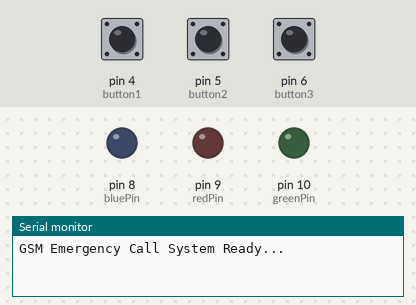
The sketch below on a simulated Arduino Uno, built with avr-gcc and run on an emulated ATmega328P. On the bench: output pins drawn as LEDs (lit = HIGH), the last lines printed to the serial monitor. The test bench sets the inputs (shaded band); at power-on: pin 4 (button1) HIGH, pin 6 (button3) HIGH, pin 5 (button2) HIGH. The modem accepts every AT command (registered, SIM ready, sends succeed) and sends nothing else.

Above: at 3.2 s.
3.3 s: pin 4 (button1) pulled LOW for 0.15 s
At 3.7 s:
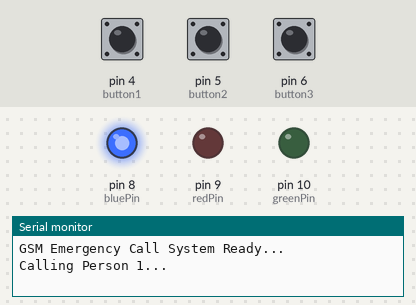
4.9 s: pin 6 (button3) pulled LOW for 1 s
At 6.6 s:
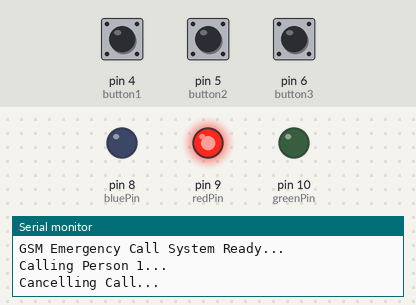
7.4 s: pin 5 (button2) pulled LOW for 0.15 s
At 8.0 s:
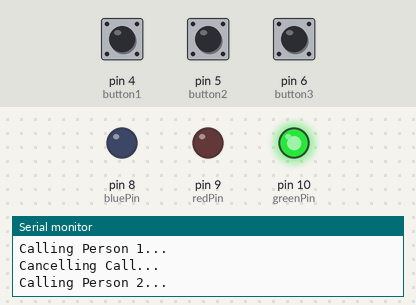
9.0 s: pin 4 (button1) pulled LOW for 1 s
At 10.3 s:
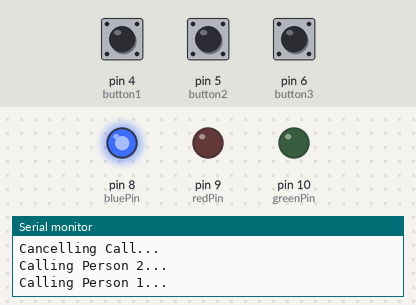
11.5 s: pin 5 (button2) pulled LOW for 1 s
At 12.4 s:
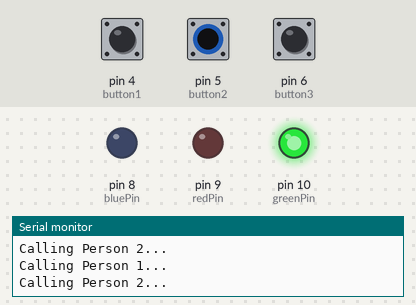
Timing chart, 0 to 14.5 s (numbered marks = the images above; inputs shaded):
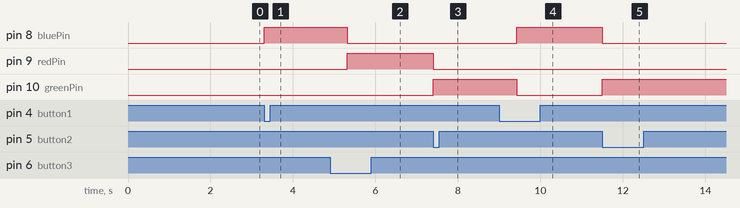

Measured:
- after the input at 3.3 s, pin 8 (bluePin): LOW → HIGH at once
- after the input at 4.9 s, pin 8 (bluePin): HIGH → LOW after 0.42 s; pin 9 (redPin): LOW → HIGH after 0.42 s
- after the input at 7.4 s, pin 9 (redPin): HIGH → LOW at once; pin 10 (greenPin): LOW → HIGH at once
- after the input at 9.0 s, pin 8 (bluePin): LOW → HIGH after 0.42 s; pin 10 (greenPin): HIGH → LOW after 0.42 s
- after the input at 11.5 s, pin 8 (bluePin): HIGH → LOW at once; pin 10 (greenPin): LOW → HIGH at once

The sketch:

women_safety_gsm.ino.ino
```cpp
#include <SoftwareSerial.h>

SoftwareSerial gsm(2, 3); // RX, TX

#define button1 4
#define button2 5
#define button3 6

#define redPin 9
#define greenPin 10
#define bluePin 8

String number1 = "+918096250515"; // Replace with Person 1 number
String number2 = "+917032936188"; // Replace with Person 2 number

void setup() {
  pinMode(button1, INPUT_PULLUP);
  pinMode(button2, INPUT_PULLUP);
  pinMode(button3, INPUT_PULLUP);

  pinMode(redPin, OUTPUT);
  pinMode(greenPin, OUTPUT);
  pinMode(bluePin, OUTPUT);

  gsm.begin(9600);
  Serial.begin(9600);
  delay(2000);
  Serial.println("GSM Emergency Call System Ready...");
  ledOff();
}

void loop() {
  if (digitalRead(button1) == LOW) {
    Serial.println("Calling Person 1...");
     setColor(0, 0, 255); //
    callNumber(number1);
    delay(1000);
  }

  if (digitalRead(button2) == LOW) {
    Serial.println("Calling Person 2...");
    setColor(0, 255, 0); // GREEN
    callNumber(number2);
    delay(1000);
  }

  if (digitalRead(button3) == LOW) {
    Serial.println("Cancelling Call...");
    setColor(255, 0, 0); // BLUE
    endCall();
    delay(1000);
  }
}

void callNumber(String number) {
  gsm.println("ATD" + number + ";");
  delay(1000);
}

void endCall() {
  gsm.println("ATH");
  delay(1000);
}

void setColor(int r, int g, int b) {
  analogWrite(redPin, r);
  analogWrite(greenPin, g);
  analogWrite(bluePin, b);
}

void ledOff() {
  setColor(0, 0, 0);
}
```
